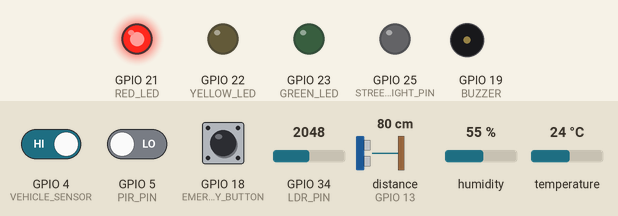
Bench run of a sketch on a simulated ESP32. Shown: output pins drawn as LEDs (lit = HIGH), buzzer (waves = sounding). Dashed ring = blinking. The inputs (shaded band) are chosen by the test bench; at power-on: GPIO 18 (EMERGENCY_BUTTON) HIGH, GPIO 34 (LDR_PIN) = 2048, distance to the obstacle (sensor on GPIO 13) 80 cm, GPIO 4 (VEHICLE_SENSOR) HIGH, GPIO 5 (PIR_PIN) LOW, humidity 55 %, temperature 24 °C. The echo pulse lasts 58.3 µs per cm; pins used as bus, display or sensor lines are not drawn; what the sketch prints to the serial monitor is not drawn.

Above: at 1.2 s.
1.3 s: GPIO 18 (EMERGENCY_BUTTON) pulled LOW for 0.15 s
At 1.63 s:
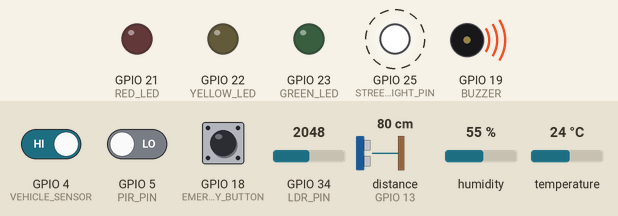
4.8 s: GPIO 34 (LDR_PIN) set to 122
8.3 s: distance to the obstacle (sensor on GPIO 13) set to 2 cm
At 10.13 s:
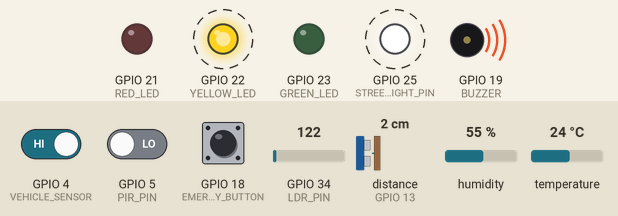
12.0 s: GPIO 18 (EMERGENCY_BUTTON) pulled LOW for 3.2 s
At 16.6 s:
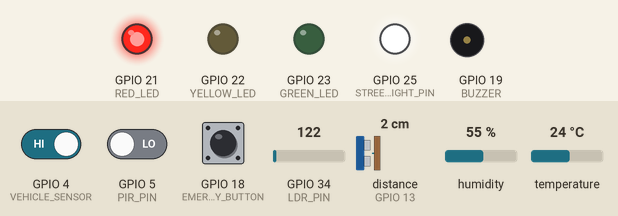
17.5 s: GPIO 4 (VEHICLE_SENSOR) driven LOW
At 18.4 s:
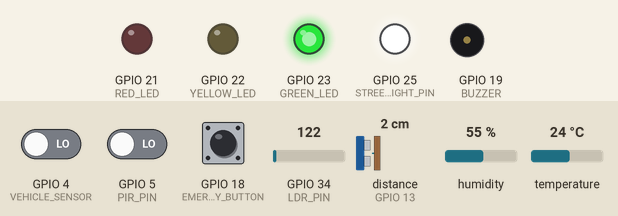
31.5 s: GPIO 18 (EMERGENCY_BUTTON) pulled LOW for 1 s
At 33.3 s:
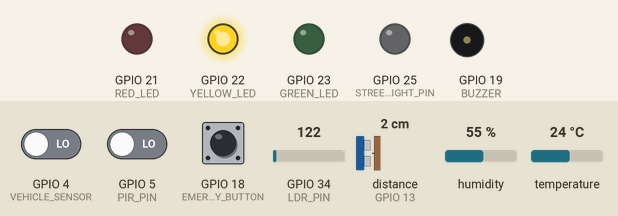
Timing chart, 0 to 36.0 s (numbered marks = the images above; inputs shaded):
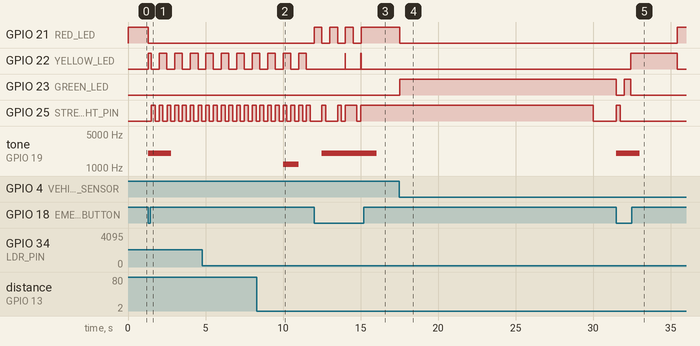

Measured:
- after the input at 1.3 s, GPIO 21 (RED_LED): HIGH → LOW at once; GPIO 22 (YELLOW_LED): LOW → HIGH at once, then repeats every 1.0 s: LOW 0.51 s, HIGH 0.51 s; GPIO 25 (STREETLIGHT_PIN): alternates HIGH for 0.24 s and LOW for 0.24 s, starting after 0.21 s; tone on GPIO 19 (BUZZER): silent → 2000 Hz at once, → silent 1.5 s later
- after the input at 8.3 s, tone on GPIO 19 (BUZZER): silent → 1200 Hz after 1.7 s, → silent 1.0 s later
- after the input at 12.0 s, GPIO 21 (RED_LED): alternates HIGH for 0.51 s and LOW for 0.51 s, 7 changes in all, then stays HIGH, starting at once; tone on GPIO 19 (BUZZER): silent → 2000 Hz after 0.51 s, → silent 3.5 s later
- after the input at 17.5 s, GPIO 21 (RED_LED): HIGH → LOW at once; GPIO 23 (GREEN_LED): LOW → HIGH at once
- after the input at 31.5 s, GPIO 23 (GREEN_LED): HIGH → LOW after 0.01 s instead of 0.94 s; GPIO 25 (STREETLIGHT_PIN): LOW → HIGH at once, → LOW 0.24 s later; tone on GPIO 19 (BUZZER): silent → 2000 Hz at once, → silent 1.5 s later

The sketch:

Sketch.ino
```cpp
#include <DHT.h>

//  PIN DEFINITIONS
// Environment Sensors
#define DHTPIN 14          // DHT22 data pin
#define DHTTYPE DHT22      // DHT22 sensor type
#define LDR_PIN 34         // LDR analog pin for light level
#define PIR_PIN 5          // PIR Motion sensor for streetlight activation

// Traffic Control System
#define RED_LED 21         // Red traffic light
#define YELLOW_LED 22      // Yellow traffic light
#define GREEN_LED 23       // Green traffic light
#define VEHICLE_SENSOR 4   // Vehicle detection sensor (e.g., IR or inductive loop)

// Streetlight
#define STREETLIGHT_PIN 25 // PWM pin for controlling streetlight brightness

// Waste Bin Management
#define TRIG_PIN 26        // Ultrasonic sensor Trig pin
#define ECHO_PIN 13        // Ultrasonic sensor Echo pin

// Emergency System
#define EMERGENCY_BUTTON 18 // Button to trigger emergency mode
#define BUZZER 19           // Buzzer for alerts

//  Global Objects
DHT dht(DHTPIN, DHTTYPE);

//  GLOBAL VARIABLES & STATE MANAGEMENT

//  System Timers
unsigned long lastTrafficChange = 0;
unsigned long lastMotionTime = 0;
unsigned long lastDHTRead = 0;
unsigned long lastBinCheck = 0;
unsigned long lastEnergyCalc = 0;
unsigned long lastTrafficLog = 0;
unsigned long lastFillCalc = 0;
unsigned long buzzerEndTime = 0;
unsigned long lastVehicleDetectedTime = 0;
unsigned long lastMotionLogTime = 0;

//  Traffic Light State
enum TrafficState { RED, YELLOW, GREEN };
TrafficState currentTrafficState = RED;
int trafficCycleDuration = 10000;
int hourlyVehicleCount = 0;
bool ecoModeSuggested = false;

//  Streetlight State
bool isStreetlightOn = false;
bool lastMotionState = false;
bool isCurrentlyDark = false;
const unsigned long STREETLIGHT_TIMEOUT_STD = 30000;
const unsigned long STREETLIGHT_TIMEOUT_DST = 15000;
unsigned long currentStreetlightTimeout = STREETLIGHT_TIMEOUT_STD;

//  Bin State
const float BIN_HEIGHT_CM = 50.0;
float lastFillPercentage = -1.0;
float fillPattern[5] = {0};
int patternIndex = 0;
bool binHistoryInitialized = false;
float lastFillForRateCalc = 0;
int lastBinAlertLevel = 0;

//  Environment State
float lastTemp = -100;
float lastHumidity = -1;

//  Emergency State
bool emergencyModeActive = false;

//  Analytics
float energyUsedKWh = 0;
float fillRatePerHour = 0;


//         SETUP
void setup() {
    Serial.begin(115200);
    Serial.println("\n\n-\|/--\|/--\|/--\|/--\|/--\|/-");
    Serial.println("🚦 Smart City System Initializing... 🚦");
    Serial.println("-\|/--\|/--\|/--\|/--\|/--\|/-");

    pinMode(RED_LED, OUTPUT);
    pinMode(YELLOW_LED, OUTPUT);
    pinMode(GREEN_LED, OUTPUT);
    pinMode(STREETLIGHT_PIN, OUTPUT);
    pinMode(TRIG_PIN, OUTPUT);
    pinMode(BUZZER, OUTPUT);
    pinMode(VEHICLE_SENSOR, INPUT_PULLUP);
    pinMode(PIR_PIN, INPUT);
    pinMode(EMERGENCY_BUTTON, INPUT_PULLUP);
    pinMode(ECHO_PIN, INPUT);

    dht.begin();

    digitalWrite(RED_LED, HIGH);
    digitalWrite(YELLOW_LED, LOW);
    digitalWrite(GREEN_LED, LOW);
    digitalWrite(STREETLIGHT_PIN, LOW);
    digitalWrite(BUZZER, LOW);

    unsigned long initialMillis = millis();
    lastTrafficChange = initialMillis;
    lastMotionTime = initialMillis;
    lastEnergyCalc = initialMillis;
    lastTrafficLog = initialMillis;
    lastFillCalc = initialMillis;
    lastVehicleDetectedTime = initialMillis;

    Serial.println("System Ready!");
}

//           MAIN LOOP
void loop() {
    unsigned long currentMillis = millis();

    handleEmergency(currentMillis);
    controlTrafficSystem(currentMillis);
    controlStreetlights(currentMillis);
    monitorWasteBin(currentMillis);
    monitorEnvironment(currentMillis);
    logTrafficPatterns(currentMillis);
    predictBinCollection(currentMillis);
    calculateEnergyConsumption(currentMillis);
    checkDaylightSaving(currentMillis);
    handleBuzzer(currentMillis);

    delay(20);
}

//  CORE FUNCTIONS

void playBuzzer(int frequency, int duration) {
    tone(BUZZER, frequency, duration);
    buzzerEndTime = millis() + duration;
}

void handleBuzzer(unsigned long currentMillis) {
    if (buzzerEndTime > 0 && currentMillis >= buzzerEndTime) {
        noTone(BUZZER);
        buzzerEndTime = 0;
    }
}

void handleEmergency(unsigned long currentMillis) {
    static unsigned long lastButtonPress = 0;
    bool buttonPressed = (digitalRead(EMERGENCY_BUTTON) == LOW);

    if (buttonPressed && (currentMillis - lastButtonPress > 500)) {
        lastButtonPress = currentMillis;
        emergencyModeActive = !emergencyModeActive;

        if (emergencyModeActive) {
            Serial.println("🚨 EMERGENCY MODE ACTIVATED! 🚨");
            playBuzzer(2000, 1500);
        } else {
            Serial.println("✅ Emergency Mode Cleared.");
        }
    }
}

void controlTrafficSystem(unsigned long currentMillis) {
    if (emergencyModeActive) {
        digitalWrite(RED_LED, LOW);
        digitalWrite(GREEN_LED, LOW);
        digitalWrite(YELLOW_LED, (currentMillis % 1000 < 500));
        return;
    }

    static bool lastVehicleState = false;
    bool vehicleDetected = (digitalRead(VEHICLE_SENSOR) == LOW);
    if (vehicleDetected && !lastVehicleState) {
        hourlyVehicleCount++;
        lastVehicleDetectedTime = currentMillis;
        ecoModeSuggested = false;
        Serial.print(" Vehicle detected. Count this hour: ");
        Serial.println(hourlyVehicleCount);
    }
    lastVehicleState = vehicleDetected;

    if (!vehicleDetected && (currentMillis - lastVehicleDetectedTime > 60000) && !ecoModeSuggested) {
        Serial.println(" AI: No vehicles detected for 1 minute. Suggesting intersection eco-mode.");
        ecoModeSuggested = true;
    }

    int oldCycleDuration = trafficCycleDuration;
    trafficCycleDuration = 15000 - (min(hourlyVehicleCount, 100) * 100);
    trafficCycleDuration = max(5000, trafficCycleDuration);

    if (trafficCycleDuration != oldCycleDuration) {
        Serial.print(" AI: Traffic density changed. Green light cycle adjusted to ");
        Serial.print(trafficCycleDuration / 1000);
        Serial.println(" seconds.");
    }

    switch (currentTrafficState) {
        case RED:
            digitalWrite(RED_LED, HIGH);
            digitalWrite(YELLOW_LED, LOW);
            digitalWrite(GREEN_LED, LOW);
            if (vehicleDetected && (currentMillis - lastTrafficChange >= trafficCycleDuration)) {
                currentTrafficState = GREEN;
                lastTrafficChange = currentMillis;
                Serial.println(" Light changed to GREEN (Reason: Vehicle detected at red light)");
            }
            break;

        case GREEN:
            digitalWrite(RED_LED, LOW);
            digitalWrite(YELLOW_LED, LOW);
            digitalWrite(GREEN_LED, HIGH);
            if (currentMillis - lastTrafficChange >= trafficCycleDuration) {
                currentTrafficState = YELLOW;
                lastTrafficChange = currentMillis;
                Serial.print(" Light changed to YELLOW (Reason: Green cycle of ");
                Serial.print(trafficCycleDuration / 1000);
                Serial.println("s elapsed)");
            }
            break;

        case YELLOW:
            digitalWrite(RED_LED, LOW);
            digitalWrite(YELLOW_LED, HIGH);
            digitalWrite(GREEN_LED, LOW);
            if (currentMillis - lastTrafficChange >= 3000) {
                currentTrafficState = RED;
                lastTrafficChange = currentMillis;
                Serial.println(" Light changed to RED (Reason: Yellow phase finished)");
            }
            break;
    }
}


void controlStreetlights(unsigned long currentMillis) {
    int ldrValue = analogRead(LDR_PIN);
    bool isDark = (ldrValue < 1000);

    if (isDark && !isCurrentlyDark) {
        Serial.println(" It's getting dark. Streetlight system is now active.");
        isCurrentlyDark = true;
    } else if (!isDark && isCurrentlyDark) {
        Serial.println(" It's daytime. Streetlight system is on standby.");
        isCurrentlyDark = false;
    }

    bool motionDetected = (digitalRead(PIR_PIN) == HIGH);

    //  ENHANCED: More interactive motion logging
    if (motionDetected && !lastMotionState) {
        // Only log if it's been at least 5 seconds since the last log
        if (currentMillis - lastMotionLogTime > 5000) {
            Serial.println(" Motion detected! Resetting streetlight timer.");
            lastMotionLogTime = currentMillis; // Update the log timer
        }
    }
    lastMotionState = motionDetected;

    if (motionDetected) {
        lastMotionTime = currentMillis;
    }

    bool shouldBeOn = isDark && (motionDetected || (currentMillis - lastMotionTime < currentStreetlightTimeout));

    if (shouldBeOn && !isStreetlightOn) {
        isStreetlightOn = true;
        int brightness = map(ldrValue, 0, 1000, 255, 80);
        analogWrite(STREETLIGHT_PIN, brightness);
        Serial.print(" Streetlight ON. Brightness: ");
        Serial.println(brightness);
    } else if (!shouldBeOn && isStreetlightOn) {
        isStreetlightOn = false;
        analogWrite(STREETLIGHT_PIN, 0);
        // ENHANCED: Log the reason for turning off
        if (!isDark) {
            Serial.println(" Streetlight OFF. (Reason: It is now daytime)");
        } else {
            Serial.println(" Streetlight OFF. (Reason: No motion for timeout period)");
        }
    }

    if (emergencyModeActive) {
        analogWrite(STREETLIGHT_PIN, (currentMillis % 500 < 250) ? 255 : 0);
    }
}


void monitorWasteBin(unsigned long currentMillis) {
    if (currentMillis - lastBinCheck < 5000) return;
    lastBinCheck = currentMillis;

    digitalWrite(TRIG_PIN, LOW);
    delayMicroseconds(2);
    digitalWrite(TRIG_PIN, HIGH);
    delayMicroseconds(10);
    digitalWrite(TRIG_PIN, LOW);
    long duration = pulseIn(ECHO_PIN, HIGH, 30000);

    if (duration == 0) {
        return;
    }

    float distance = duration * 0.034 / 2.0;
    float fillPercentage = 100.0 * (1.0 - (distance / BIN_HEIGHT_CM));
    fillPercentage = constrain(fillPercentage, 0, 100);

    if (!binHistoryInitialized) {
        for(int i=0; i<5; i++) fillPattern[i] = fillPercentage;
        binHistoryInitialized = true;
        Serial.println("Bin level history initialized.");
    }

    int currentAlertLevel = 0;
    if (fillPercentage > 90) currentAlertLevel = 90;
    else if (fillPercentage > 75) currentAlertLevel = 75;
    else if (fillPercentage > 50) currentAlertLevel = 50;

    if (currentAlertLevel > lastBinAlertLevel) {
        Serial.print(" Bin Fill Level: ");
        Serial.print(fillPercentage, 1);
        Serial.println("%");
        switch(currentAlertLevel) {
            case 50:
                Serial.println("ℹ️ INFO: Bin is now over 50% full.");
                break;
            case 75:
                Serial.println("⚠️ WARNING: Bin is now over 75% full. Schedule collection soon.");
                playBuzzer(800, 500);
                break;
            case 90:
                Serial.println("🆘 URGENT: Bin is over 90% full! Immediate collection required!");
                playBuzzer(1200, 1000);
                break;
        }
        lastBinAlertLevel = currentAlertLevel;
    } else if (currentAlertLevel < lastBinAlertLevel) {
        lastBinAlertLevel = currentAlertLevel;
        Serial.print(" Bin Fill Level: ");
        Serial.print(fillPercentage, 1);
        Serial.println("% (Bin has been partially or fully emptied)");
    }

    lastFillPercentage = fillPercentage;
}

void monitorEnvironment(unsigned long currentMillis) {
    if (currentMillis - lastDHTRead < 10000) return;
    lastDHTRead = currentMillis;

    float temp = dht.readTemperature();
    float humidity = dht.readHumidity();

    if (isnan(temp) || isnan(humidity)) {
        Serial.println("Failed to read from DHT sensor!");
        return;
    }

    if (abs(temp - lastTemp) > 0.5 || abs(humidity - lastHumidity) > 1.0) {
        Serial.print(" Temp: ");
        Serial.print(temp, 1);
        Serial.print("°C |  Humidity: ");
        Serial.print(humidity, 1);
        Serial.println("%");

        if (temp > 35.0) {
            Serial.println(" ANALYSIS: Heat warning! High temperatures detected.");
            playBuzzer(1500, 1000);
        } else if (humidity > 85.0) {
            Serial.println(" ANALYSIS: High humidity! Possible rain or fog.");
        } else if (temp < 15.0) {
            Serial.println(" ANALYSIS: Cold weather detected.");
        } else if (temp >= 20.0 && temp <= 28.0 && humidity < 70.0) {
            Serial.println(" ANALYSIS: Pleasant weather conditions.");
        }

        lastTemp = temp;
        lastHumidity = humidity;
    }
}


//          ANALYTICS & PREDICTIVE FEATURES

void checkDaylightSaving(unsigned long currentMillis) {
    static unsigned long lastCheck = 0;
    if (currentMillis - lastCheck < 3600000) return;
    lastCheck = currentMillis;

    static bool isDST = false;
    isDST = !isDST;

    if (isDST) {
        currentStreetlightTimeout = STREETLIGHT_TIMEOUT_DST;
        Serial.println(" Daylight Saving Time active. Shorter streetlight timeout.");
    } else {
        currentStreetlightTimeout = STREETLIGHT_TIMEOUT_STD;
        Serial.println(" Standard Time active. Standard streetlight timeout.");
    }
}

void logTrafficPatterns(unsigned long currentMillis) {
    if (currentMillis - lastTrafficLog >= 3600000) {
        Serial.println("---  HOURLY TRAFFIC REPORT 📊 ---");
        Serial.print("Total vehicles this hour: ");
        Serial.println(hourlyVehicleCount);
        if (hourlyVehicleCount > 100) {
            Serial.println(" High traffic density detected this hour.");
        } else if (hourlyVehicleCount < 10) {
            Serial.println(" Low traffic density this hour.");
        }
        Serial.println("------------------------------------");

        hourlyVehicleCount = 0;
        lastTrafficLog = currentMillis;
    }
}

void predictBinCollection(unsigned long currentMillis) {
    if (currentMillis - lastFillCalc >= 3600000) {
        if (lastFillPercentage < 0) return;
        fillRatePerHour = (lastFillPercentage - lastFillForRateCalc);
        lastFillForRateCalc = lastFillPercentage;
        lastFillCalc = currentMillis;

        if (fillRatePerHour > 1) {
            float hoursToFull = (95.0 - lastFillPercentage) / fillRatePerHour;
            Serial.print(" PREDICTION: Bin will be full in approximately ");
            Serial.print(hoursToFull, 1);
            Serial.println(" hours.");
        } else {
             Serial.println(" PREDICTION: Bin fill rate is stable.");
        }
    }
}

void calculateEnergyConsumption(unsigned long currentMillis) {
    if (isStreetlightOn) {
        float elapsedHours = (currentMillis - lastEnergyCalc) / 3600000.0;
        energyUsedKWh += 0.05 * elapsedHours;
    }
    lastEnergyCalc = currentMillis;

    static unsigned long lastDailyReport = 0;
    if (currentMillis - lastDailyReport > 86400000) {
        Serial.print("---  DAILY ENERGY REPORT 💡 ---");
        Serial.print("Total streetlight energy used: ");
        Serial.print(energyUsedKWh, 3);
        Serial.println(" kWh");
        Serial.println("---------------------------------");
        energyUsedKWh = 0;
        lastDailyReport = currentMillis;
    }
}
```
